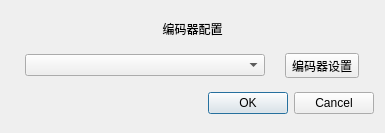
<?xml version="1.0" encoding="UTF-8"?>
<ui version="4.0">
 <class>EncoderDialog</class>
 <widget class="QDialog" name="EncoderDialog">
  <property name="geometry">
   <rect>
    <x>0</x>
    <y>0</y>
    <width>385</width>
    <height>133</height>
   </rect>
  </property>
  <property name="sizePolicy">
   <sizepolicy hsizetype="Fixed" vsizetype="Fixed">
    <horstretch>0</horstretch>
    <verstretch>0</verstretch>
   </sizepolicy>
  </property>
  <property name="windowTitle">
   <string>Dialog</string>
  </property>
  <layout class="QGridLayout" name="gridLayout">
   <item row="2" column="0">
    <widget class="QDialogButtonBox" name="buttonBox">
     <property name="orientation">
      <enum>Qt::Horizontal</enum>
     </property>
     <property name="standardButtons">
      <set>QDialogButtonBox::Cancel|QDialogButtonBox::Ok</set>
     </property>
    </widget>
   </item>
   <item row="1" column="0">
    <layout class="QHBoxLayout" name="horizontalLayout">
     <item>
      <widget class="QComboBox" name="encoder">
       <property name="maximumSize">
        <size>
         <width>240</width>
         <height>16777215</height>
        </size>
       </property>
      </widget>
     </item>
     <item>
      <widget class="QToolButton" name="setting">
       <property name="text">
        <string>编码器设置</string>
       </property>
       <property name="icon">
        <iconset resource="resource.qrc">
         <normaloff>:/icon/setting</normaloff>:/icon/setting</iconset>
       </property>
       <property name="iconSize">
        <size>
         <width>20</width>
         <height>20</height>
        </size>
       </property>
       <property name="toolButtonStyle">
        <enum>Qt::ToolButtonTextBesideIcon</enum>
       </property>
      </widget>
     </item>
    </layout>
   </item>
   <item row="0" column="0">
    <widget class="QLabel" name="label">
     <property name="maximumSize">
      <size>
       <width>16777215</width>
       <height>20</height>
      </size>
     </property>
     <property name="styleSheet">
      <string notr="true">font: 75 12pt &quot;微软雅黑&quot;;</string>
     </property>
     <property name="text">
      <string>编码器配置</string>
     </property>
     <property name="alignment">
      <set>Qt::AlignCenter</set>
     </property>
    </widget>
   </item>
  </layout>
 </widget>
 <resources>
  <include location="resource.qrc"/>
 </resources>
 <connections>
  <connection>
   <sender>buttonBox</sender>
   <signal>accepted()</signal>
   <receiver>EncoderDialog</receiver>
   <slot>accept()</slot>
   <hints>
    <hint type="sourcelabel">
     <x>248</x>
     <y>254</y>
    </hint>
    <hint type="destinationlabel">
     <x>157</x>
     <y>274</y>
    </hint>
   </hints>
  </connection>
  <connection>
   <sender>buttonBox</sender>
   <signal>rejected()</signal>
   <receiver>EncoderDialog</receiver>
   <slot>reject()</slot>
   <hints>
    <hint type="sourcelabel">
     <x>316</x>
     <y>260</y>
    </hint>
    <hint type="destinationlabel">
     <x>286</x>
     <y>274</y>
    </hint>
   </hints>
  </connection>
 </connections>
</ui>
